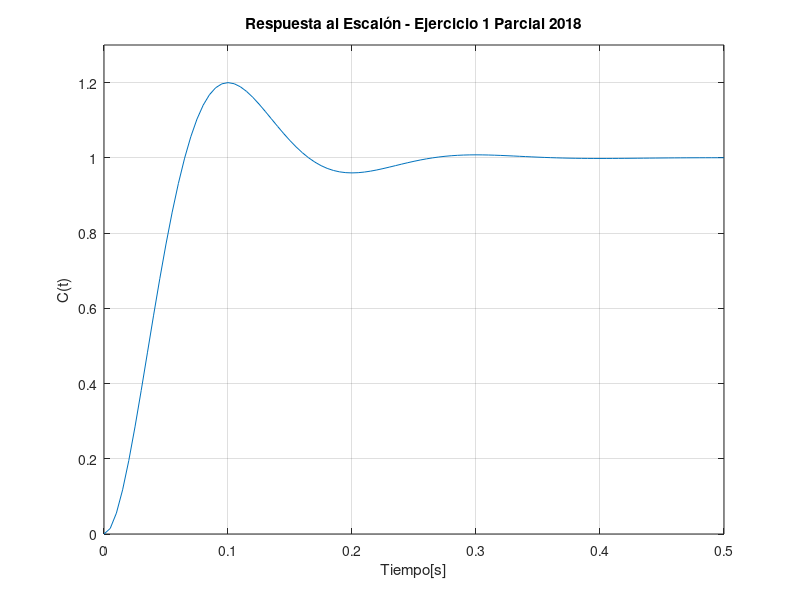

The MATLAB script that drew this image:
clear all; close all; clc

pkg load control

s=tf("s");

U=1;
Yss=1;
Ymax=1.2;
tp = 0.1;



K=Yss/U;
Mp=(Ymax-Yss)/Yss;
cita = sqrt(log(Mp)^2 / (log(Mp)^2 + pi^2));
wn = pi / (tp * sqrt(1 - cita^2));
num=K*(wn^2);
dem=[1 2*cita*wn wn^2];

disp("Funcion de Transferencia");
G=tf(num , dem)
disp("Polos:");
pole(G)
disp("Ganancia:");
dcgain(G)


figure(1);
step(G,0.5);
grid on;
title('Respuesta al Escalón - Ejercicio 1 Parcial 2018');
xlabel("Tiempo[s]")
ylabel("C(t)")
ylim([0 1.3])
